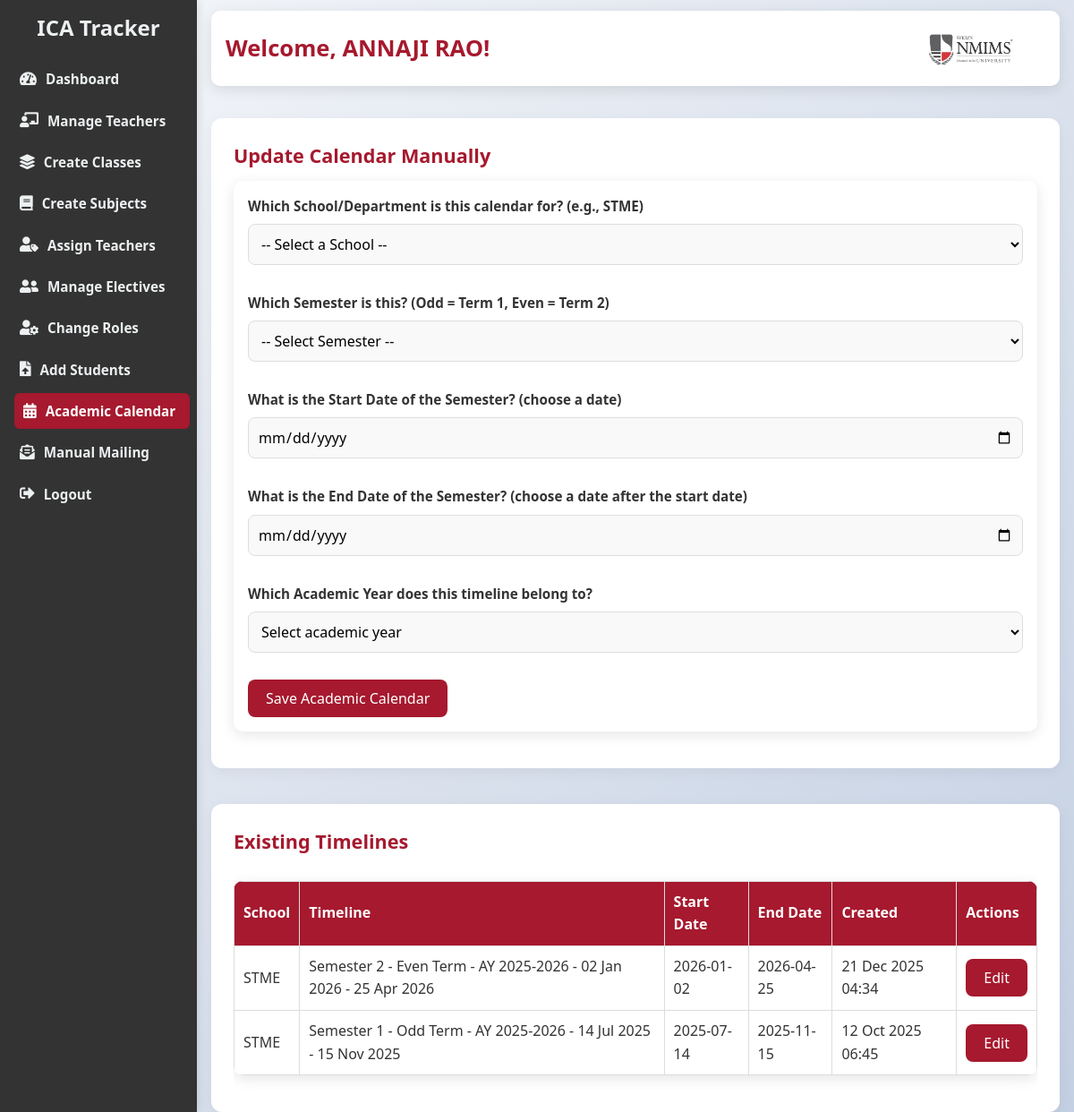
Screenshot of /manage_academic_calendar.php (signed in) with the database file from the repository.
### tables this page shows
CREATE TABLE `academic_calendar` (
  `id` int(11) NOT NULL,
  `school_name` varchar(100) NOT NULL,
  `semester_term` varchar(10) NOT NULL,
  `start_date` date NOT NULL,
  `end_date` date NOT NULL,
  `created_at` timestamp NOT NULL DEFAULT current_timestamp(),
  `academic_year` varchar(20) NOT NULL DEFAULT '',
  `semester_number` int(11) DEFAULT NULL,
  `label_override` varchar(120) NOT NULL DEFAULT ''
);

### db_connect.php (called while the page is built, shortened)
<?php
if (!function_exists('format_subject_display')) {
    function format_subject_display(?string $name): string
    {
        $trimmed = trim($name);
        if (function_exists('mb_strtoupper')) {
            return mb_strtoupper($trimmed, 'UTF-8');
        }
        return strtoupper($trimmed);
    }
}
if (!function_exists('format_person_display')) {
    function format_person_display(?string $name): string
    {
        return format_subject_display($name);
    }
}

### manage_academic_calendar.php (the view, shortened to what this page needs)
<?php
require_once __DIR__ . '/db_connect.php';
$adminNameRaw = isset($_SESSION['name']) ? trim((string)$_SESSION['name']) : '';
$adminNameDisplay = $adminNameRaw !== '' ? format_person_display($adminNameRaw) : 'ADMIN';
$calendar_entries = [];
$calendar_query = "SELECT id, school_name, semester_term, academic_year, semester_number, label_override, start_date, end_date, created_at FROM academic_calendar ORDER BY school_name, start_date DESC, id DESC";
$calendar_result = mysqli_query($conn, $calendar_query);
if ($calendar_result) {
    while ($row = mysqli_fetch_assoc($calendar_result)) {
        $calendar_entries[] = $row;
    }
}
?>
<!DOCTYPE html>
<html lang="en">
<head>
    <link rel="stylesheet" href="ica_tracker.css">
    <link rel="stylesheet" href="https://cdnjs.cloudflare.com/ajax/libs/font-awesome/5.15.4/css/all.min.css">
</head>
<body>
    <div class="dashboard">
        <div class="sidebar">
            <h2>ICA Tracker</h2>
            <a href="admin_dashboard.php"><i class="fas fa-tachometer-alt"></i> <span>Dashboard</span></a>
            <a href="manage_teachers.php"><i class="fas fa-chalkboard-teacher"></i> <span>Manage Teachers</span></a>
            <a href="create_classes.php"><i class="fas fa-layer-group"></i> <span>Create Classes</span></a>
            <a href="create_subjects.php"><i class="fas fa-book"></i> <span>Create Subjects</span></a>
            <a href="assign_teachers.php"><i class="fas fa-user-tag"></i> <span>Assign Teachers</span></a>
            <a href="manage_electives.php"><i class="fas fa-user-friends"></i> <span>Manage Electives</span></a>
            <a href="change_roles.php"><i class="fas fa-user-cog"></i> <span>Change Roles</span></a>
            <a href="bulk_add_students.php"><i class="fas fa-file-upload"></i> <span>Add Students</span></a>
                       <a href="manage_academic_calendar.php" class="active"><i class="fas fa-calendar-alt"></i> <span>Academic Calendar</span></a>
            <a href="test_mail.php"><i class="fas fa-envelope-open-text"></i> <span>Manual Mailing</span></a>
            <a href="logout.php"><i class="fas fa-sign-out-alt"></i> <span>Logout</span></a>
        </div>
        <div class="main-content">
            <div class="header">
                <h2>Welcome, <?php echo htmlspecialchars($adminNameDisplay); ?>!</h2>
            </div>
                <div class="card">
                    <div class="card-header"><h5>Update Calendar Manually</h5></div>
                    <div class="card-body">
                        <form method="POST" id="calendar-form">
                            <div class="form-group">
                                <label for="school">Which School/Department is this calendar for? (e.g., STME)</label>
                                <select id="school" name="school" required>
                                    <option value="">-- Select a School --</option>
                                </select>
                            </div>
                            <div class="form-group">
                                <label for="semester_manual">Which Semester is this? (Odd = Term 1, Even = Term 2)</label>
                                <select id="semester_manual" name="semester" required>
                                    <option value="">-- Select Semester --</option>
                                </select>
                            </div>
                            <div class="form-group">
                                <label for="start_date">What is the Start Date of the Semester? (choose a date)</label>
                                <input type="date" id="start_date" name="start_date" required>
                            </div>
                            <div class="form-group">
                                <label for="end_date">What is the End Date of the Semester? (choose a date after the start date)</label>
                                <input type="date" id="end_date" name="end_date" required>
                            </div>
                            <div class="form-group">
                                <label for="academic-year-select">Which Academic Year does this timeline belong to?</label>
                                <select id="academic-year-select" name="academic_year" required>
                                    <option value="">Select academic year</option>
                                </select>
                            </div>
                            <div style="display:flex; gap:12px; flex-wrap:wrap;">
                                <button type="submit" class="btn" id="calendar-submit">Save Academic Calendar</button>
                            </div>
                        </form>
                    </div>
                </div>
                <div class="card">
                    <div class="card-header"><h5>Existing Timelines</h5></div>
                    <div class="card-body">
                        <?php if (empty($calendar_entries)) { ?>
                            <p>No academic calendar entries recorded yet.</p>
                        <?php } else { ?>
                            <div style="overflow-x:auto;">
                                <table class="calendar-table">
                                    <thead>
                                        <tr>
                                            <th>School</th>
                                            <th>Timeline</th>
                                            <th>Start Date</th>
                                            <th>End Date</th>
                                            <th>Created</th>
                                            <th>Actions</th>
                                        </tr>
                                    </thead>
                                    <tbody>
                                        <?php foreach ($calendar_entries as $entry) {
                                            $label_parts = [];
                                            if (!empty($entry['label_override'])) {
                                                $label_parts[] = $entry['label_override'];
                                            } else {
                                                if (!empty($entry['semester_number'])) {
                                                    $label_parts[] = 'Semester ' . (int)$entry['semester_number'];
                                                }
                                                if (!empty($entry['semester_term'])) {
                                                    $label_parts[] = ucfirst((string)$entry['semester_term']) . ' Term';
                                                }
                                                if (!empty($entry['academic_year'])) {
                                                    $label_parts[] = 'AY ' . $entry['academic_year'];
                                                }
                                            }
                                            $label_text = $label_parts ? implode(' - ', $label_parts) : 'Timeline';
                                            if (!empty($entry['start_date']) && !empty($entry['end_date'])) {
                                                $label_text .= ' - ' . date('d M Y', strtotime((string)$entry['start_date'])) . ' - ' . date('d M Y', strtotime((string)$entry['end_date']));
                                            }
                                            $created_at = isset($entry['created_at']) && $entry['created_at'] !== null ? date('d M Y H:i', strtotime((string)$entry['created_at'])) : 'N/A';
                                        ?>
                                        <tr>
                                            <td><?php echo htmlspecialchars($entry['school_name']); ?></td>
                                            <td><?php echo htmlspecialchars($label_text); ?></td>
                                            <td><?php echo htmlspecialchars(date('Y-m-d', strtotime((string)$entry['start_date']))); ?></td>
                                            <td><?php echo htmlspecialchars(date('Y-m-d', strtotime((string)$entry['end_date']))); ?></td>
                                            <td><?php echo htmlspecialchars($created_at); ?></td>
                                            <td>
                                                <button type="button" class="btn" data-calendar-edit
                                                    data-calendar-id="<?php echo (int)$entry['id']; ?>"
                                                    data-school="<?php echo htmlspecialchars($entry['school_name'], ENT_QUOTES, 'UTF-8'); ?>"
                                                    data-semester="<?php echo htmlspecialchars($entry['semester_term'], ENT_QUOTES, 'UTF-8'); ?>"
                                                    data-start="<?php echo htmlspecialchars(date('Y-m-d', strtotime((string)$entry['start_date']))); ?>"
                                                    data-end="<?php echo htmlspecialchars(date('Y-m-d', strtotime((string)$entry['end_date']))); ?>"
                                                    data-year="<?php echo htmlspecialchars($entry['academic_year'] ?? '', ENT_QUOTES, 'UTF-8'); ?>"
                                                >Edit</button>
                                            </td>
                                        </tr>
                                        <?php } ?>
                                    </tbody>
                                </table>
                            </div>
                        <?php } ?>
                    </div>
                </div>
            </div>
        </div>
</body>
</html>

### ica_tracker.css (style rules this page uses)
html, body { height: 100%; }
* { margin: 0; padding: 0; box-sizing: border-box; font-family: 'Segoe UI', Arial, sans-serif; }
body { background: linear-gradient(135deg, #f5f7fa 0%, #c3cfe2 100%); color: #333; line-height: 1.6; transition: background 0.3s, color 0.3s; overflow-x: hidden; min-height: 100vh; min-height: 100dvh; display: flex; flex-direction: column; }
:root { --sidebar-width: 220px; }
.dashboard { min-height: 100vh; min-height: 100dvh; height: 100vh; height: 100dvh; padding-left: var(--sidebar-width); width: 100%; overflow-x: hidden; display: flex; flex: 1; }
.sidebar { width: var(--sidebar-width); background: #333333; color: #fff; padding: 16px; position: fixed; top: 0; left: 0; height: 100%; overflow-y: auto; box-shadow: 2px 0 10px rgba(0, 0, 0, 0.1); transition: none; }
.sidebar h2 { font-size: 1.5rem; margin-bottom: 24px; color: #ecf0f1; text-align: center; }
.sidebar a { display: flex; align-items: center; color: #ecf0f1; text-decoration: none; padding: 10px 12px; margin: 8px 0; border-radius: 6px; transition: background 0.3s, transform 0.2s; font-size: 0.95rem; }
.sidebar a:hover, .sidebar a.active { background: #A6192E; color: #ffffff; transform: translateX(4px); text-decoration: none; }
.sidebar a i { margin-right: 10px; font-size: 1.05rem; }
.main-content { margin-left: 0; padding: 16px 24px 0; width: 100%; min-width: 0; max-width: calc(100vw - var(--sidebar-width)); display: flex; flex-direction: column; min-height: 100%; height: 100%; flex: 1; }
.main-content > :first-child { margin-top: 0; }
.main-content > :last-child { margin-bottom: 0; }
.header { display: flex; justify-content: space-between; align-items: center; background: #fff; padding: 12px 18px; min-height: 84px; border-radius: 10px; box-shadow: 0 4px 15px rgba(0, 0, 0, 0.1); margin-bottom: 24px; position: relative; overflow: visible; padding-right: 210px; }
.header::after { content: ''; position: absolute; right: 20px; top: 50%; transform: translateY(-50%); width: 170px; height: 56px; background: url('nmimshorizontal.jpg') center/contain no-repeat; pointer-events: none; filter: none; }
.header h2 { font-size: 1.6rem; color: #A6192E; font-weight: 600; }
.header h1, .header h2, .header h3 { margin: 0; line-height: 1.2; }
form { background: #fff; padding: 20px; border-radius: 10px; box-shadow: 0 4px 15px rgba(0, 0, 0, 0.1); margin-bottom: 24px; }
label { display: block; margin-bottom: 6px; font-weight: 600; color: #2c3e50; font-size: 0.95rem; }
select, input { width: 100%; padding: 10px; margin-bottom: 12px; border: 2px solid #ddd; border-radius: 6px; font-size: 0.95rem; background: #f9f9f9; transition: border-color 0.3s; }
button { padding: 10px 22px; background: #A6192E; color: #fff; border: none; border-radius: 22px; cursor: pointer; font-size: 0.95rem; transition: background 0.3s, transform 0.2s; }
table { width: 100%; border-collapse: collapse; background: #fff; border-radius: 10px; overflow: hidden; box-shadow: 0 4px 15px rgba(0, 0, 0, 0.1); margin-bottom: 24px; }
th, td { padding: 12px; text-align: center; border-bottom: 1px solid #e0e0e0; }
th { background: #A6192E; color: #fff; font-weight: 600; }
a { color: #A6192E; text-decoration: none; font-weight: 600; transition: color 0.3s; }
.card { background: #fff; padding: 14px; border-radius: 9px; box-shadow: 0 3px 12px rgba(0, 0, 0, 0.08); }
.card-header { margin-bottom: 12px; }
.card-header h5 { font-size: 1.35rem; color: #A6192E; }
.card-body { padding: 0; }
.form-group { margin-bottom: 12px; }
.btn { padding: 10px 22px; background: #A6192E; color: #fff; border: none; border-radius: 22px; cursor: pointer; font-size: 0.95rem; transition: background 0.3s, transform 0.2s; }
.sidebar { padding: 12px; }
.sidebar h2 { margin-bottom: 18px; }
.sidebar a { padding: 8px 10px; margin: 6px 0; }
.main-content { padding: 12px 16px 0; }
.header { padding: 12px 16px; margin-bottom: 16px; }
.header::after { right: 16px; }
form { padding: 16px; margin-bottom: 16px; }
select, input { padding: 8px; margin-bottom: 10px; }
button, .btn { padding: 8px 18px; }
table { margin-bottom: 16px; }
th, td { padding: 9px; }
.card { padding: 12px; }
.card-header { margin-bottom: 10px; }
.form-group { margin-bottom: 10px; }

### rows the page displays
academic_calendar: school_name "STME", label_text "Semester 2 - Even Term - AY 2025-2026 - 02 Jan 2026 - 25 Apr 2026", start_date "2026-01-02", end_date "2026-04-25", created_at "21 Dec 2025 04:34"
academic_calendar: school_name "STME", label_text "Semester 1 - Odd Term - AY 2025-2026 - 14 Jul 2025 - 15 Nov 2025", start_date "2025-07-14", end_date "2025-11-15", created_at "12 Oct 2025 06:45"

### other values shown
$adminNameDisplay "ANNAJI RAO"
